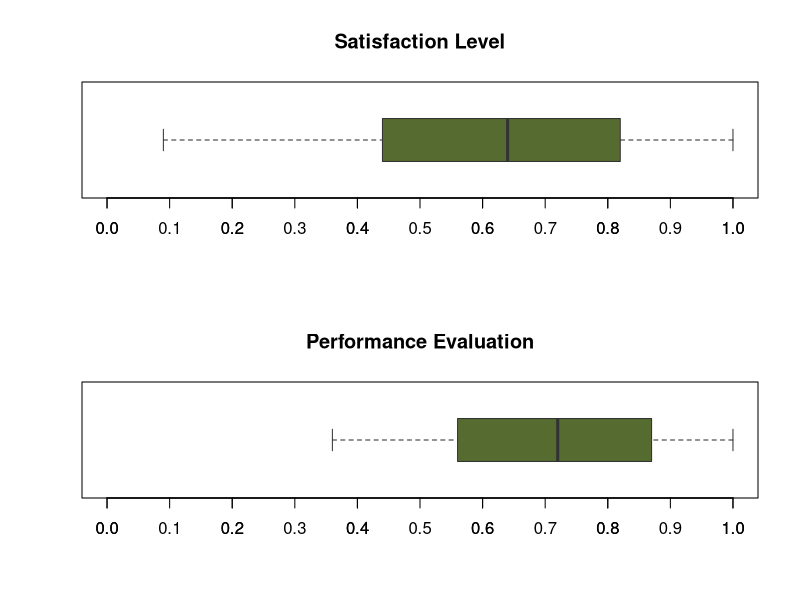
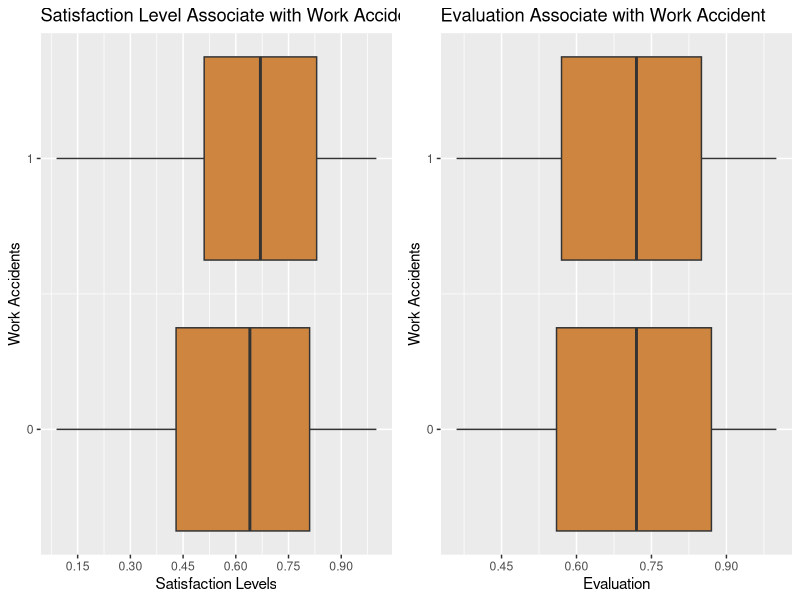
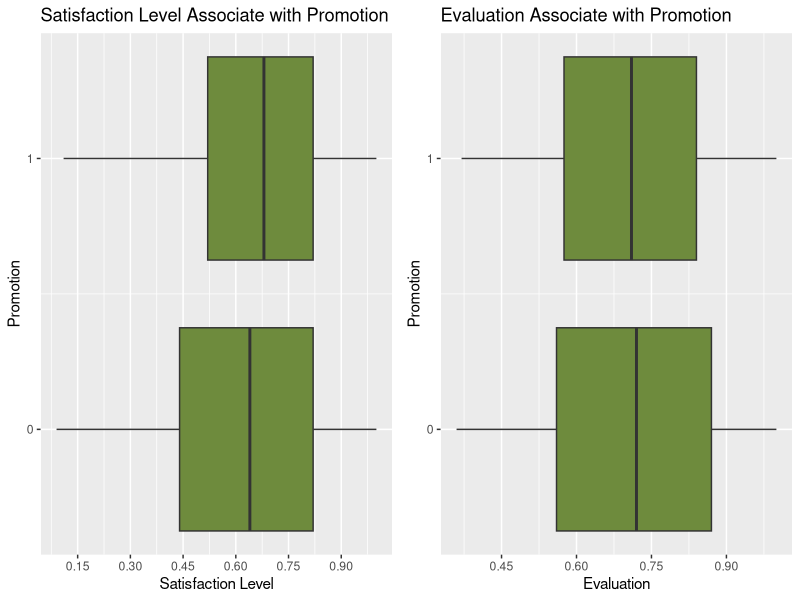
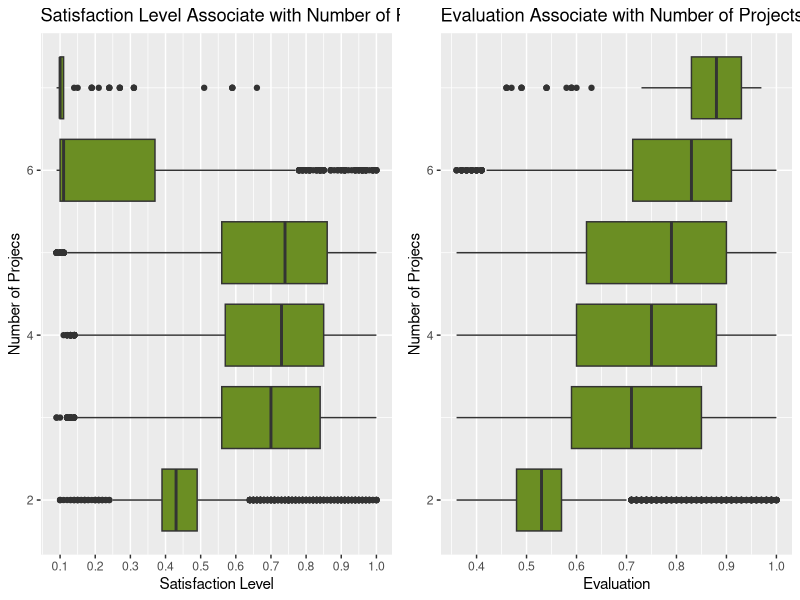
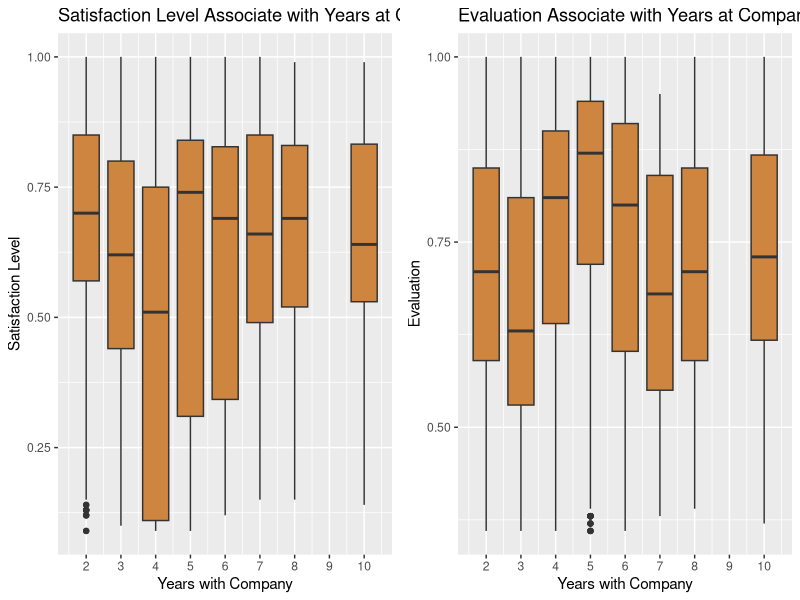
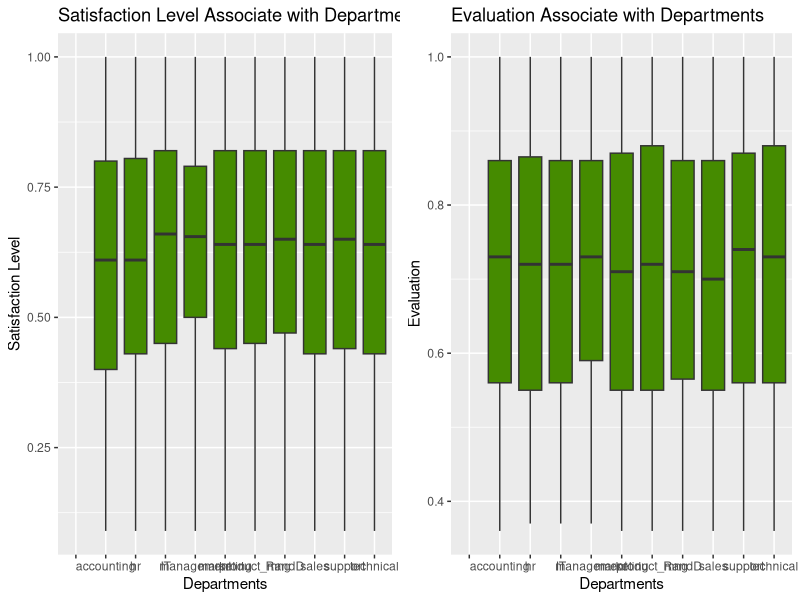
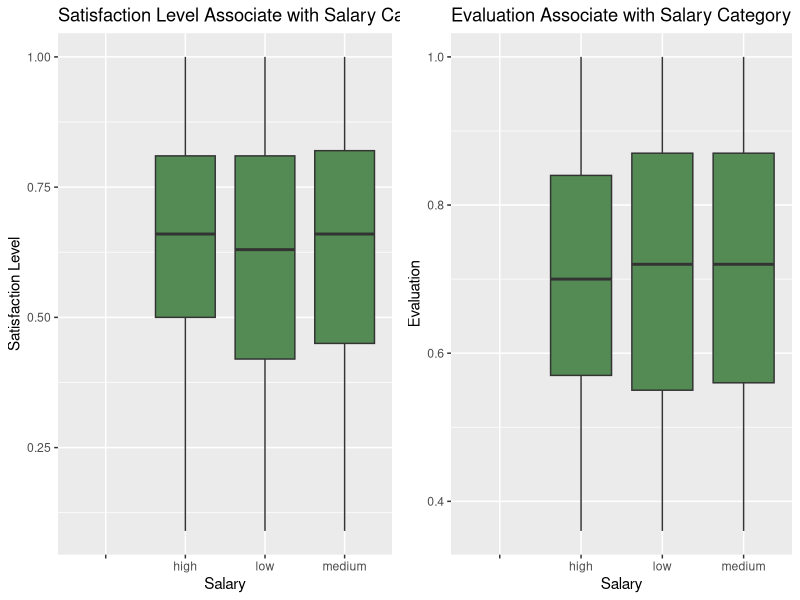
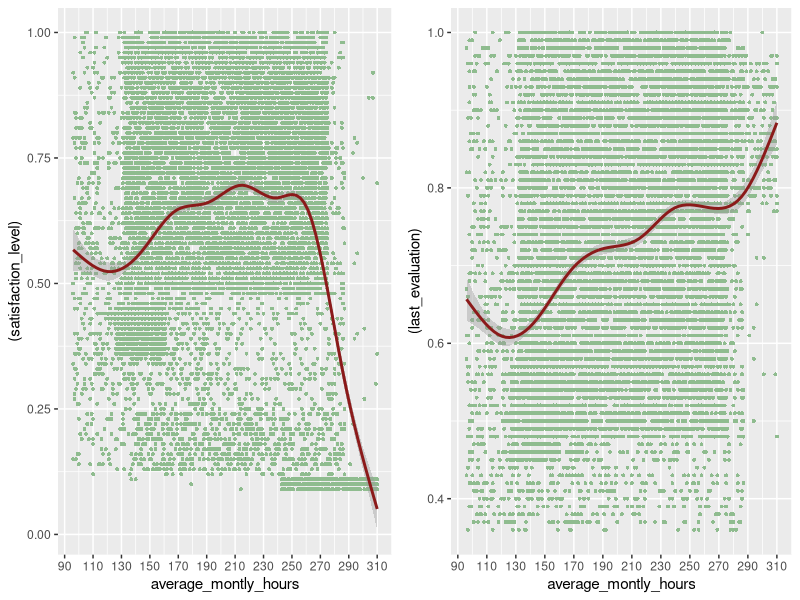

Source code (R) for these figures, in order:
## ---- chunk 1
library(dplyr)
library(ggplot2)
library(reshape2)
library(reshape)
library(RColorBrewer)
library(tidyverse)
library(modelr)
library(ggpubr)
df = read.csv("Employee_Attrition.csv", sep=",", header=TRUE)
## ---- chunk 2
summary(df)
sum(is.na(df))
(sum(is.na(df))/nrow(df))*100
## ---- chunk 3
current_level = df %>%
  select(satisfaction_level, last_evaluation)

attach(current_level)
par(mfrow=c(2,1))
boxplot(current_level$satisfaction_level, horizontal = T, 
        main = "Satisfaction Level", col = 'darkolivegreen', 
        border='gray20', ylim=c(0,1))
axis(side = 1, at=seq(0,1,by=0.1))

boxplot(current_level$last_evaluation, horizontal = T, 
        main = "Performance Evaluation", col = 'darkolivegreen', 
        border='gray20', ylim=c(0,1))
axis(side = 1, at=seq(0,1,by=0.1))
## ---- chunk 4
boxplot.stats(df$last_evaluation)$out
boxplot.stats(df$satisfaction_level)$out
boxpl = tibble(Measures=c("Min","Q1 (25%)","Q3 (75%)","Sd","IQR"),
               Current=c(min(df$satisfaction_level, na.rm=T), 
                  quantile(df$satisfaction_level, 0.25, na.rm=T),
                  quantile(df$satisfaction_level, 0.75, na.rm=T),
                  sd(df$satisfaction_level, na.rm=T),
                  IQR(df$satisfaction_level, na.rm=T)),
               Last=c(min(df$last_evaluation, na.rm=T),
                      quantile(df$last_evaluation, 0.25, na.rm=T),
                      quantile(df$last_evaluation, 0.75, na.rm=T),
                      sd(df$last_evaluation, na.rm=T),
                      IQR(df$last_evaluation, na.rm=T)))
boxpl
## ---- chunk 5
p1 = ggplot(data = df, na.rm=T) +
  geom_boxplot(mapping = aes(x = satisfaction_level, y = Work_accident, group = Work_accident), 
               color = "gray20", fill="peru") +
  labs(x = "Satisfaction Levels", y = "Work Accidents",
       title = "Satisfaction Level Associate with Work Accident") +
  scale_x_continuous(breaks = seq(0,1,0.15)) +
  scale_y_continuous(breaks = seq(0,1,1))

p2 = ggplot(data = df, na.rm=T) +
  geom_boxplot(mapping = aes(x = satisfaction_level, y = promotion_last_5years, 
                             group = promotion_last_5years), 
                             color = "gray20", fill="darkolivegreen4") +
  labs(x = "Satisfaction Level", y = "Promotion",
       title = "Satisfaction Level Associate with Promotion") +
  scale_x_continuous(breaks = seq(0,1,0.15)) +
  scale_y_continuous(breaks = seq(0,1,1))

p3 = ggplot(data = df, na.rm=T) +
  geom_boxplot(mapping = aes(x = satisfaction_level, y = number_project, group = number_project), 
                             color = "gray20", fill = "olivedrab") +
  labs(x = "Satisfaction Level", y = "Number of Projecs",
       title = "Satisfaction Level Associate with Number of Projects") +
  scale_x_continuous(breaks = seq(0,1,0.1))

p4 = ggplot(data = df, na.rm=T) +
  geom_boxplot(mapping = aes(x = time_spend_company, y = satisfaction_level, 
                             group = time_spend_company), 
                             color = "gray20", fill = "tan3") +
  labs(x = "Years with Company", y = "Satisfaction Level",
       title = "Satisfaction Level Associate with Years at Company") +
  scale_x_continuous(breaks = seq(0,10,1)) +
  scale_y_continuous(breaks = seq(0,1,0.25))

p5 = ggplot(data = df, na.rm=T) +
  geom_boxplot(mapping = aes(x = dept, y = satisfaction_level), 
                             color = "gray20", fill = "chartreuse4") +
  labs(x = "Departments", y = "Satisfaction Level",
       title = "Satisfaction Level Associate with Departments") 

p6 = ggplot(data = df, na.rm=T) +
  geom_boxplot(mapping = aes(x = salary, y = satisfaction_level,
                             group = salary), 
                             color = "gray20", fill = "palegreen4") +
  labs(x = "Salary", y = "Satisfaction Level",
       title = "Satisfaction Level Associate with Salary Category") 

p7 = ggplot(data = df, na.rm=T) +
  geom_point(mapping = aes(x = average_montly_hours, y = (satisfaction_level)),
             color = "darkseagreen", shape = 16, size=1) +
  geom_smooth(mapping = aes(x = average_montly_hours, y = satisfaction_level), 
              color = "firebrick4") +
  scale_x_continuous(breaks = seq(90,310,20))
  labs(title = "Satisfaction Level Associate with Monthly Hours", 
       x="Average Hours", y="Satisfaction Level")

## ---- chunk 6
p11 = ggplot(data = df, na.rm=T) +
  geom_boxplot(mapping = aes(x = last_evaluation, y = Work_accident,
                             group = Work_accident), 
               color = "gray20", fill="peru") +
  labs(x = "Evaluation", y = "Work Accidents",
       title = "Evaluation Associate with Work Accident") +
  scale_x_continuous(breaks = seq(0,1,0.15)) +
  scale_y_continuous(breaks = seq(0,1,1))

p22 = ggplot(data = df, na.rm=T) +
  geom_boxplot(mapping = aes(x = last_evaluation, y = promotion_last_5years, 
                             group = promotion_last_5years), 
                             color = "gray20", fill="darkolivegreen4") +
  labs(x = "Evaluation", y = "Promotion",
       title = "Evaluation Associate with Promotion") +
  scale_x_continuous(breaks = seq(0,1,0.15)) +
  scale_y_continuous(breaks = seq(0,1,1))

p33 = ggplot(data = df, na.rm=T) +
  geom_boxplot(mapping = aes(x = last_evaluation, y = number_project, 
                             group = number_project), 
                             color = "gray20", fill = "olivedrab") +
  labs(x = "Evaluation", y = "Number of Projecs",
       title = "Evaluation Associate with Number of Projects") +
  scale_x_continuous(breaks = seq(0,1,0.1))

p44 = ggplot(data = df, na.rm=T) +
  geom_boxplot(mapping = aes(x = time_spend_company, y = last_evaluation, 
                             group = time_spend_company), 
                             color = "gray20", fill = "tan3") +
  labs(x = "Years with Company", y = "Evaluation",
       title = "Evaluation Associate with Years at Company") +
  scale_x_continuous(breaks = seq(0,10,1)) +
  scale_y_continuous(breaks = seq(0,1,0.25))

p55 = ggplot(data = df, na.rm=T) +
  geom_boxplot(mapping = aes(x = dept, y = last_evaluation), 
                             color = "gray20", fill = "chartreuse4") +
  labs(x = "Departments", y = "Evaluation",
       title = "Evaluation Associate with Departments") 

p66 = ggplot(data = df, na.rm=T) +
  geom_boxplot(mapping = aes(x = salary, y = last_evaluation,
                             group = salary), 
                             color = "gray20", fill = "palegreen4") +
  labs(x = "Salary", y = "Evaluation",
       title = "Evaluation Associate with Salary Category") 

p77 = ggplot(data = df, na.rm=T) +
  geom_point(mapping = aes(x = average_montly_hours, y = (last_evaluation)),
             color = "darkseagreen", shape = 16, size=1) +
  geom_smooth(mapping = aes(x = average_montly_hours, y = last_evaluation), 
              color = "firebrick4") +
  scale_x_continuous(breaks = seq(90,310,20))
  labs(title = "Evaluation Associate with Monthly Hours", 
       x="Average Hours", y="Evaluation")
## ---- chunk 7
ggarrange(p1,p11,ncol=2)
ggarrange(p2,p22,ncol=2)
ggarrange(p3,p33,ncol=2)
ggarrange(p4,p44,ncol=2)
ggarrange(p5,p55,ncol=2)
ggarrange(p6,p66,ncol=2)
ggarrange(p7,p77,ncol=2)
## ---- chunk 8
green <- brewer.pal(9, "Greens")
green_range <- colorRampPalette(green)

ypr = df%>%
  select(time_spend_company, number_project) %>%
  group_by(number_project) %>%
  count(number_project, time_spend_company)

yprplot = ggplot(data = ypr) +
  geom_tile(mapping = aes(x=number_project, y=time_spend_company, fill=factor(n)),
            show.legend = FALSE, color=NA)+
  scale_fill_manual(values = green_range(40)) +
  labs(title = "Counts of Employees Associates With Years at Company and Number of Projects",
       x="Projects", y="Years") +
  scale_x_continuous(breaks=seq(0,10,1)) +
  scale_y_continuous(breaks=seq(2,12,1))
## ---- chunk 9
yprplot
## ---- chunk 10
ypr_stat = df %>%
  select(time_spend_company, number_project) %>%
  group_by(time_spend_company) %>%
  count(number_project) %>%
  cast(time_spend_company ~ number_project)

ypr_stat 

ggarrange(p3,p33,ncol=2)
ggarrange(p4,p44,ncol=2)

p8 = ggplot(data = df) +
  geom_bar(mapping = aes(x=time_spend_company), fill = "olivedrab") +
  scale_x_continuous(breaks = seq(0,10,1)) +
  labs(x = "Years", y = "Counts")

p9 = ggplot(data = df) +
  geom_bar(mapping = aes(x=number_project), fill = "orange3") +
  scale_x_continuous(breaks = seq(0,10,1)) +
  labs(x = "Project",y = "Counts")

ggarrange(p9,p8, ncol=2)
## ---- chunk 11
sixseven = df %>%
  select(number_project) %>%
  filter(number_project == 6 | number_project == 7) %>%
  count(number_project)

sixseven

(ypr_stat[3, 6]/sixseven[1,2])*100
(ypr_stat[3, 7]/sixseven[2,2])*100
## ---- chunk 12
m3 = df%>%
  select(average_montly_hours, number_project) %>%
  group_by(number_project) %>%
  count(number_project, average_montly_hours)

m3


p10 = ggplot(data = df, na.rm=T) +
  geom_jitter(mapping = aes(x=number_project, y=average_montly_hours), size=0.02,
              color="darkolivegreen") +
  scale_x_continuous(breaks = seq(0,10,1)) +
  scale_y_continuous(breaks = seq(50,310,20))
  labs(title = "Number of Projects Group by Monthly Hours", 
       x="Projects", y="Hours")

p11 = ggplot(data = df, na.rm=T) +
  geom_jitter(mapping = aes(x=time_spend_company, y=average_montly_hours), size=0.02,
              color="sienna") +
  scale_x_continuous(breaks = seq(0,10,1)) +
  scale_y_continuous(breaks = seq(50,310,20))
  labs(title = "Years at Company Group by Monthly Hours", 
       x="Years", y="Hours")
  
p10
p11
